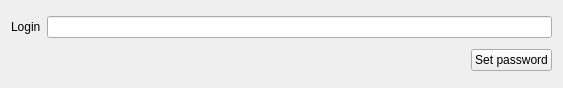
<?xml version="1.0" encoding="UTF-8"?>
<ui version="4.0">
 <class>Identity::Internal::PasswordWidget</class>
 <widget class="QWidget" name="Identity::Internal::PasswordWidget">
  <property name="geometry">
   <rect>
    <x>0</x>
    <y>0</y>
    <width>563</width>
    <height>88</height>
   </rect>
  </property>
  <property name="windowTitle">
   <string>Form</string>
  </property>
  <layout class="QGridLayout" name="gridLayout">
   <item row="1" column="1">
    <layout class="QHBoxLayout" name="horizontalLayout_2">
     <item>
      <spacer name="horizontalSpacer">
       <property name="orientation">
        <enum>Qt::Horizontal</enum>
       </property>
       <property name="sizeHint" stdset="0">
        <size>
         <width>238</width>
         <height>20</height>
        </size>
       </property>
      </spacer>
     </item>
     <item>
      <widget class="QLabel" name="passwordStatus"/>
     </item>
     <item>
      <widget class="QPushButton" name="changePassword">
       <property name="text">
        <string>Set password</string>
       </property>
      </widget>
     </item>
    </layout>
   </item>
   <item row="0" column="1">
    <widget class="Utils::LineEditEchoSwitcher" name="login"/>
   </item>
   <item row="0" column="0">
    <widget class="QLabel" name="label_3">
     <property name="text">
      <string>Login</string>
     </property>
    </widget>
   </item>
  </layout>
 </widget>
 <customwidgets>
  <customwidget>
   <class>Utils::LineEditEchoSwitcher</class>
   <extends>QLineEdit</extends>
   <header location="global">utils/widgets/lineeditechoswitcher.h</header>
  </customwidget>
 </customwidgets>
 <resources/>
 <connections/>
</ui>
